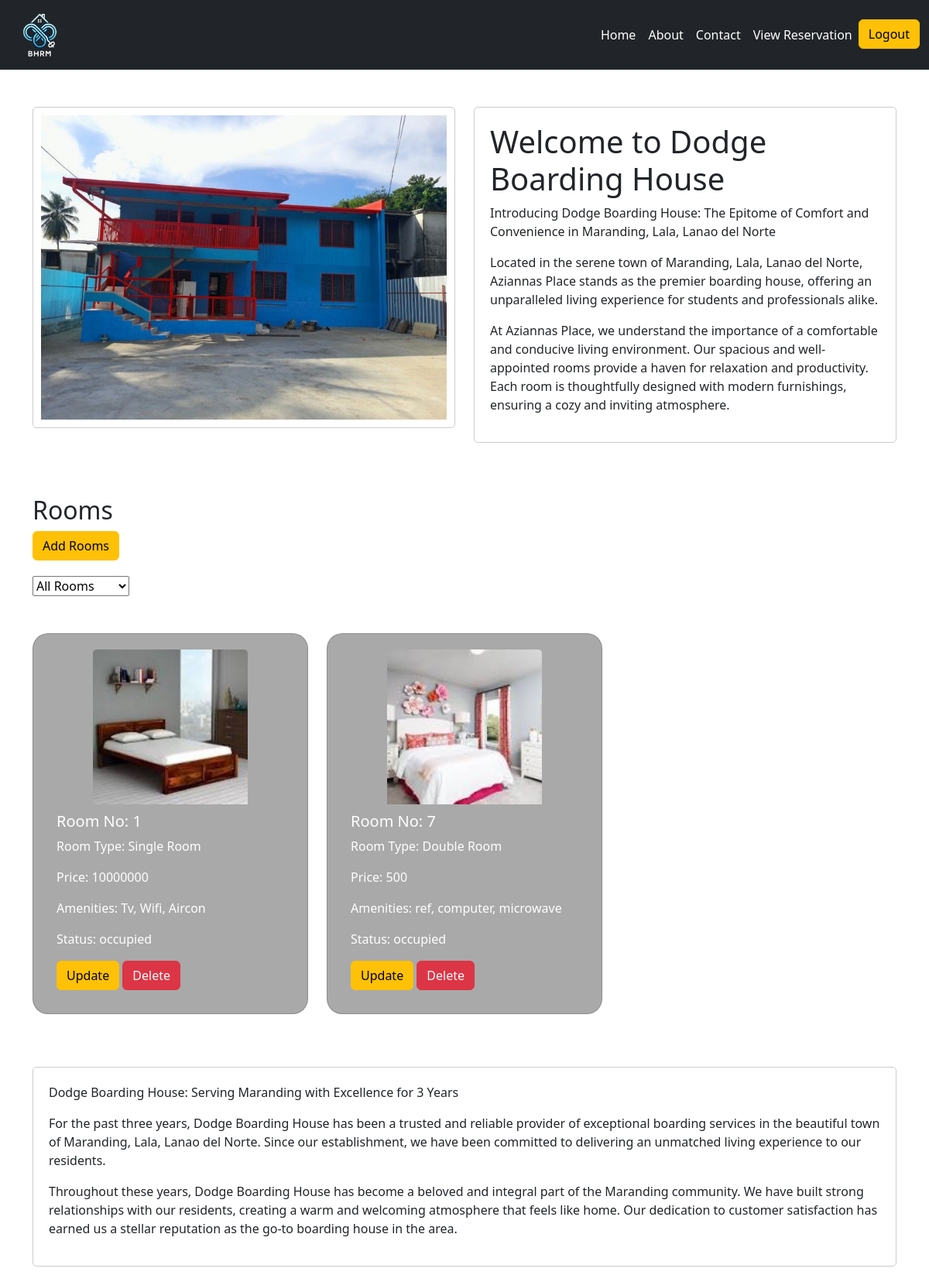
Page /boardinghouse.php (signed in) on the committed database.
### tables this page shows
CREATE TABLE `boardinghouses` (
  `id` int(11) NOT NULL,
  `owner` varchar(255) NOT NULL,
  `hname` varchar(25) NOT NULL,
  `haddress` varchar(25) NOT NULL
);

CREATE TABLE `documents` (
  `id` int(255) NOT NULL,
  `documents` varchar(255) NOT NULL,
  `image` varchar(255) NOT NULL,
  `hname` varchar(255) NOT NULL
);

CREATE TABLE `rooms` (
  `id` int(11) NOT NULL,
  `room_no` int(255) NOT NULL,
  `room_type` varchar(255) NOT NULL,
  `amenities` varchar(255) NOT NULL,
  `price` int(255) NOT NULL,
  `image` varchar(255) NOT NULL,
  `status` varchar(255) NOT NULL,
  `hname` varchar(255) NOT NULL,
  `datein` date DEFAULT NULL,
  `dateout` date DEFAULT NULL
);

### boardinghouse.php (the view, shortened to what this page needs)
<?php
require 'php/connection.php';
if(!empty($_SESSION["uname"]) && $_SESSION["role"] == 'landlord'){
    $uname = $_SESSION['uname'];
    $query = "select * from boardinghouses inner join documents on boardinghouses.hname = documents.hname where boardinghouses.owner = '$uname'";
    $result = mysqli_query($conn, $query);
    $fetch = mysqli_fetch_assoc($result);
}else{
    header('location: index.php');
}
?>
<!DOCTYPE html>
<html lang="en">
<head>
    <link href="https://cdn.jsdelivr.net/npm/bootstrap@5.3.2/dist/css/bootstrap.min.css" rel="stylesheet">
</head>
<body>
<nav class="navbar navbar-expand-lg navbar-dark bg-dark py-0">
    <div class="container-fluid">
        <a class="navbar-brand" href="#">
            <img src="images/logo.png" width="80" height="80" alt="">
        </a>
        <div class="collapse navbar-collapse" id="navbarNav">
            <ul class="navbar-nav ms-auto">
                <li class="nav-item">
                    <a class="nav-link" href="index.php">Home</a>
                </li>
                <li class="nav-item">
                    <a class="nav-link" href="about.php">About</a>
                </li>
                <li class="nav-item">
                    <a class="nav-link" href="contact.php">Contact</a>
                </li>
                <?php
                    if (!empty($_SESSION["uname"]) && !empty($_SESSION["role"]) && $_SESSION['role'] == 'landlord'){
                        echo '<li class="nav-item"><a class="nav-link" href="reservation.php">View Reservation</a></li>';
                        echo '<li class="nav-item"><a class="btn btn-warning" href="php/logout.php">Logout</a></li>';
                    }if (!empty($_SESSION["uname"]) && !empty($_SESSION["role"]) && $_SESSION['role'] == 'user'){
                        echo '<li class="nav-item"><a class="nav-link" href="reservation.php?">View Reservation</a></li>';
                        echo '<a class="btn btn-warning" href="index.php">Back</a>';
                    }
                ?>
            </ul>
        </div>
    </div>
</nav>
<section class="container mt-5">
<div class="row">
    <div class="col-md-6">
        <div class="image-box">
            <img src="<?php echo $fetch['image']?>" class="img-fluid" >
        </div>
    </div>
    <div class="col-md-6">
        <div class="text-box">
            <h1>Welcome to <?php echo $_SESSION['hname']?></h1>
            <p>Introducing <?php echo $_SESSION['hname']?>: The Epitome of Comfort and Convenience in Maranding, Lala, Lanao del Norte</p>
            <p>Located in the serene town of Maranding, Lala, Lanao del Norte, Aziannas Place stands as the premier boarding house, offering an unparalleled living experience for students and professionals alike.</p>
            <p>At Aziannas Place, we understand the importance of a comfortable and conducive living environment. Our spacious and well-appointed rooms provide a haven for relaxation and productivity. Each room is thoughtfully designed with modern furnishings, ensuring a cozy and inviting atmosphere.</p>
        </div>
    </div>
</div>
    <div class="row mt-5">
        <div class="col">
            <h2>Rooms</h2>
            <?php
                if(!empty($_SESSION["uname"]) && !empty($_SESSION["role"]) && $_SESSION["role"] == "landlord"){
                    echo "<div class='addroom' style='margin-bottom: 20px;'><a href='php/addroom.php'><button class='btn btn-warning'>Add Rooms</button></a></div>";
                }
            ?>
            <form method="get" action="boardinghouse.php">
                <select name="room_type" onchange="this.form.submit()">
                    <option value="">All Rooms</option>
                </select>
            </form>
            <br>
            <br>
            <div class="row row-cols-1 row-cols-md-3 g-4">
            <?php
            if (!empty($_SESSION["uname"]) && $_SESSION['role'] == 'landlord'){
                $hname = isset($_SESSION['hname']) ? $_SESSION['hname'] : '';
                if ($hname != '') {
                    if (isset($_GET['room_type']) && !empty($_GET['room_type'])) {
                        $room_type = $_GET['room_type'];
                        $query = "SELECT * FROM rooms WHERE hname = '$hname' AND room_type = '$room_type'";
                    } else {
                        $query = "SELECT * FROM rooms WHERE hname = '$hname'";
                    }
                    $result = mysqli_query($conn, $query);
                    if ($result && mysqli_num_rows($result) > 0) {
                        while ($fetch = mysqli_fetch_assoc($result)) {
                            $id = $fetch['id'];
            ?>
                <div class="col">
                    <div class="card">
                        <div class="card-img-container">
                            <img src="<?php echo $fetch['image']?>" class="card-img-top" alt="Room Image">
                        </div>
                        <div class="card-body">
                            <h5 class="card-title">Room No: <?php echo $fetch['room_no']?></h5>
                            <p class="card-text">Room Type: <?php echo $fetch['room_type']?></p>
                            <p class="card-text">Price: <?php echo $fetch['price']?></p>
                            <p class="card-text">Amenities: <?php echo $fetch['amenities']?></p>
                            <p class="card-text">Status: <?php echo $fetch['status']?></p>
                            <?php if(!empty($_SESSION["uname"]) && !empty($_SESSION["role"]) && $_SESSION["role"] == "landlord"):
                            ?>
                                <a href='php/addroom.php?rupdate=<?php echo $id;?>' class='btn btn-warning'>Update</a>
                                <a href='php/function.php?rdelete=<?php echo $id;?>' class='btn btn-danger'>Delete</a>
                            <?php  else: ?>
                                <a href='book-in.php?id=<?php echo $id;?>' class='btn btn-warning'>Book Now!</a>
                            <?php endif; ?>
                        </div>
                    </div>
                </div>
            <?php }}}}?>
            </div>
        </div>
    </div>
    <div class="row mt-5">
    <div class="col">
        <div class="text-box">
            <p> <?php if (!empty($_SESSION['hname']) && $_SESSION['role'] == 'landlord'){
                $uname = $_SESSION['uname'];
                $query = "select * from boardinghouses where owner = '$uname'";
                $result = mysqli_query($conn, $query);
                $fetch = mysqli_fetch_assoc($result);
                } elseif (!empty($_SESSION) && $_SESSION['role'] == 'user'){
                    isset($_GET['hname']);
                    $hname = $_GET['hname'];
                    $query = "SELECT * FROM boardinghouses where hname = '$hname'";
                    $result = mysqli_query($conn, $query);
                    $fetch = mysqli_fetch_assoc($result);
                    } echo $fetch['hname'];
                ?>: Serving Maranding with Excellence for 3 Years</p>
            <p>For the past three years, <?php echo $fetch['hname']?> has been a trusted and reliable provider of exceptional boarding services in the beautiful town of Maranding, Lala, Lanao del Norte. Since our establishment, we have been committed to delivering an unmatched living experience to our residents.</p>
            <p>Throughout these years, <?php echo $fetch['hname']?> has become a beloved and integral part of the Maranding community. We have built strong relationships with our residents, creating a warm and welcoming atmosphere that feels like home. Our dedication to customer satisfaction has earned us a stellar reputation as the go-to boarding house in the area.</p>
        </div>
    </div>
</div>
</section>
</body>
</html>

### boardinghouse.php (style rules this page uses)
body { background-color: #fff; }
.nav-link { color: #fff !important; }
.img-fluid { max-width: 100%; height: auto; }
.card-img-container { width: 200px; height: 200px; overflow: hidden; margin: 0 auto; }
.card-img-container img { width: 100%; height: 100%; object-fit: cover; }
.image-box { border: 1px solid #ccc; padding: 10px; border-radius: 5px; margin-bottom: 20px; }
.text-box { border: 1px solid #ccc; padding: 10px; border-radius: 5px; margin-bottom: 20px; }
.text-box { border: 1px solid #ccc; padding: 20px; border-radius: 5px; margin-bottom: 20px; }
.card { background-color: #a9a9a9; color: #fff; border-radius: 20px; padding: 20px; margin-bottom: 20px; }
.card-body { padding: 10px; }

### rows in the picture
boardinghouses: documents.image (picture), hname "Dodge Boarding House"
rooms: image (picture), room_no "1", room_type "Single Room", price "10000000", amenities "Tv, Wifi, Aircon", status "occupied"
rooms: image (picture), room_no "7", room_type "Double Room", price "500", amenities "ref, computer, microwave", status "occupied"

### other values in the picture
$_SESSION['hname'] "Dodge Boarding House"
